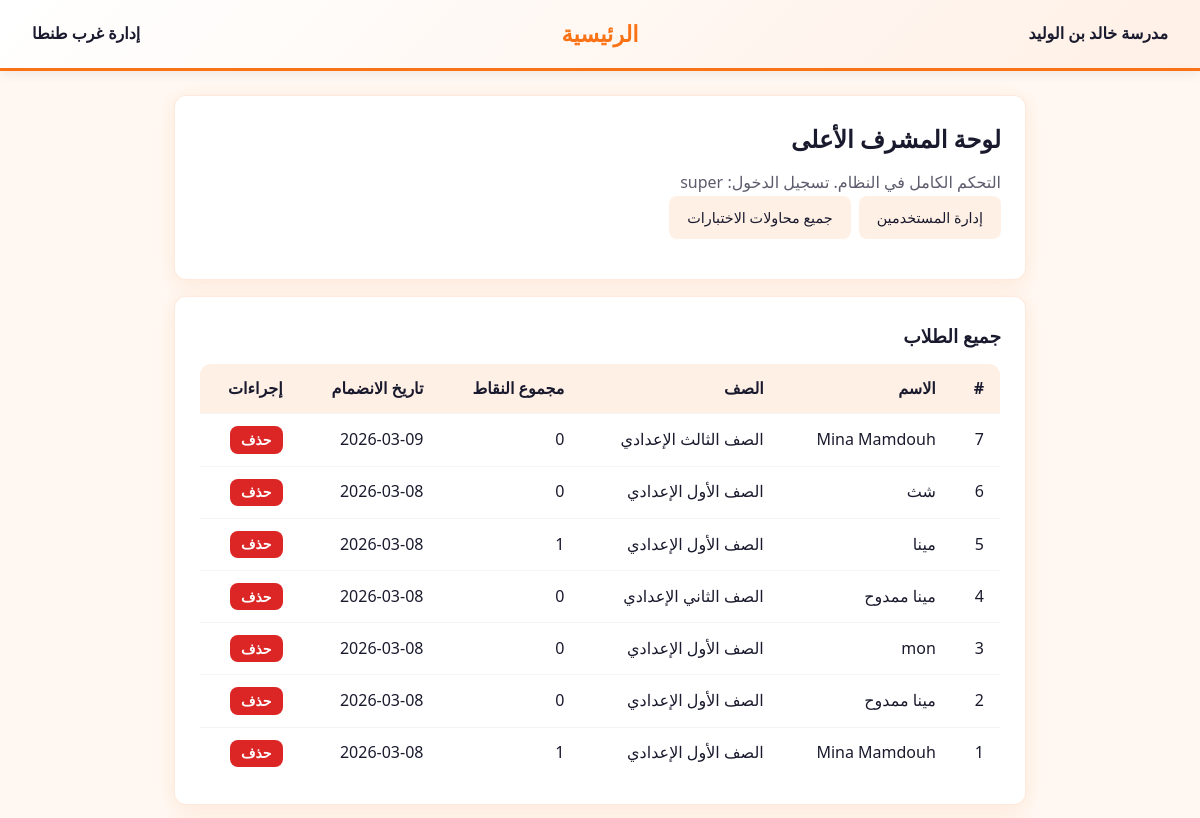
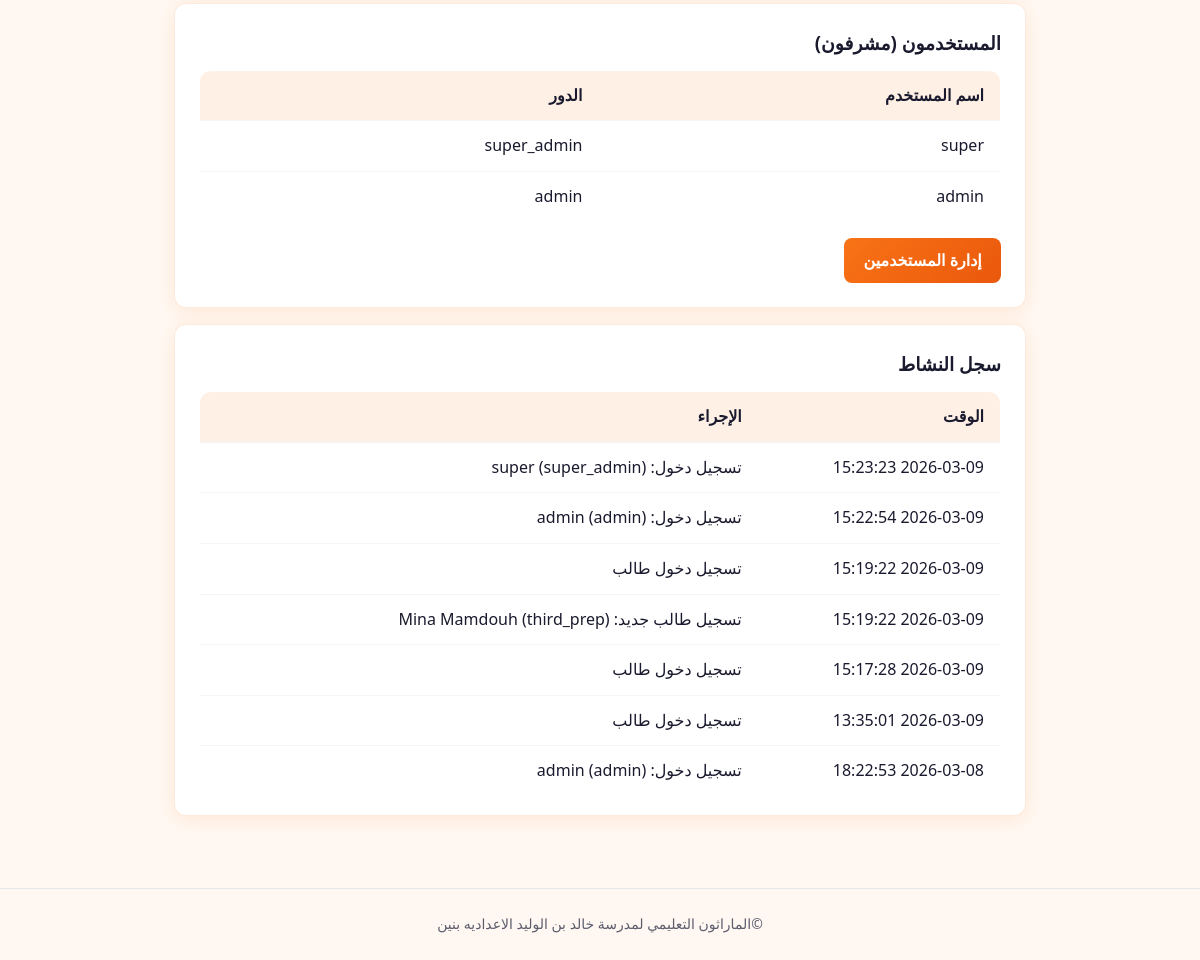
/admin/super (signed in), run on the app's committed database (2 pictures, top to bottom).
### models.py (models this page shows, shortened)
class User(UserMixin, db.Model):
    __tablename__ = "users"
    id = db.Column(db.Integer, primary_key=True)
    username = db.Column(db.String(80), unique=True, nullable=False)
    password = db.Column(db.String(256), nullable=False)
    role = db.Column(db.String(20), nullable=False)  # admin or super_admin

class Student(db.Model):
    __tablename__ = "students"
    id = db.Column(db.Integer, primary_key=True)
    name = db.Column(db.String(120), nullable=False)
    grade = db.Column(db.String(50), nullable=False)
    total_points = db.Column(db.Integer, default=0)
    created_at = db.Column(db.DateTime, default=datetime.utcnow)
    answers = db.relationship("Answer", backref="student", lazy="dynamic", cascade="all, delete-orphan")
    __table_args__ = (db.Index("ix_students_grade", "grade"),)

class Log(db.Model):
    __tablename__ = "logs"
    id = db.Column(db.Integer, primary_key=True)
    user_type = db.Column(db.String(20), nullable=False, default="system")  # student, admin, super_admin, system
    action = db.Column(db.String(500), nullable=False)
    timestamp = db.Column(db.DateTime, default=datetime.utcnow)
    __table_args__ = (db.Index("ix_logs_timestamp", "timestamp"),)

### app.py (the view)
@app.route("/admin/super")
@super_admin_required
def super_admin_dashboard():
    user = User.query.get_or_404(session["user_id"])
    students = Student.query.order_by(Student.created_at.desc()).all()
    users = User.query.all()
    logs = Log.query.order_by(Log.timestamp.desc()).limit(200).all()
    return render_template("super_admin_dashboard.html", user=user, students=students, users=users, logs=logs, grades=GRADES)

### app.py (called while the page is built)
@login_manager.user_loader
def load_user(user_id):
    return db.session.get(User, int(user_id))

### auth.py (called while the page is built)
def super_admin_required(f):
    @wraps(f)
    def decorated(*args, **kwargs):
        if "user_id" not in session:
            flash("الرجاء تسجيل الدخول.", "warning")
            return redirect(url_for("admin_login"))
        user = db.session.get(User, session["user_id"])
        if not user or user.role != "super_admin":
            flash("صلاحيات المشرف الأعلى مطلوبة.", "danger")
            return redirect(url_for("admin_dashboard"))
        return f(*args, **kwargs)
    return decorated

### templates/super_admin_dashboard.html (shortened to what this page needs)
{% extends "base.html" %}
{% block content %}
<div class="card">
    <h2>لوحة المشرف الأعلى</h2>
    <p class="text-muted">التحكم الكامل في النظام. تسجيل الدخول: {{ user.username }}</p>
    <div class="admin-menu">
        <a href="{{ url_for('super_admin_admins') }}">إدارة المستخدمين</a>
        <a href="{{ url_for('super_admin_attempts') }}">جميع محاولات الاختبارات</a>
    </div>
</div>
<div class="card">
    <h3>جميع الطلاب</h3>
    {% if students %}
    <div class="table-wrap">
        <table>
            <thead>
                <tr>
                    <th>#</th>
                    <th>الاسم</th>
                    <th>الصف</th>
                    <th>مجموع النقاط</th>
                    <th>تاريخ الانضمام</th>
                    <th>إجراءات</th>
                </tr>
            </thead>
            <tbody>
                {% for s in students %}
                <tr>
                    <td>{{ s.id }}</td>
                    <td>{{ s.name }}</td>
                    <td>{% for g in grades %}{% if g[0] == s.grade %}{{ g[1] }}{% endif %}{% endfor %}</td>
                    <td>{{ s.total_points }}</td>
                    <td>{{ s.created_at.strftime('%Y-%m-%d') if s.created_at else '—' }}</td>
                    <td>
                        <form method="post" action="{{ url_for('super_admin_student_delete', student_id=s.id) }}" style="display:inline;" onsubmit="return confirm('حذف الطالب «{{ s.name }}»؟ سيتم حذف كل نتائجه أيضاً.');">
                            <button type="submit" class="btn btn-sm btn-danger">حذف</button>
                        </form>
                    </td>
                </tr>
                {% endfor %}
            </tbody>
        </table>
    </div>
    {% else %}
    <p class="text-muted">لا يوجد طلاب.</p>
    {% endif %}
</div>
<div class="card">
    <h3>المستخدمون (مشرفون)</h3>
    {% if users %}
    <table>
        <thead>
            <tr>
                <th>اسم المستخدم</th>
                <th>الدور</th>
            </tr>
        </thead>
        <tbody>
            {% for u in users %}
            <tr>
                <td>{{ u.username }}</td>
                <td>{{ u.role }}</td>
            </tr>
            {% endfor %}
        </tbody>
    </table>
    {% endif %}
    <a href="{{ url_for('super_admin_admins') }}" class="btn btn-primary mt-2">إدارة المستخدمين</a>
</div>
<div class="card">
    <h3>سجل النشاط</h3>
    {% if logs %}
    <div class="table-wrap logs-wrap">
        <table>
            <thead>
                <tr>
                    <th>الوقت</th>
                    <th>الإجراء</th>
                </tr>
            </thead>
            <tbody>
                {% for log in logs %}
                <tr>
                    <td>{{ log.timestamp.strftime('%Y-%m-%d %H:%M:%S') if log.timestamp else '—' }}</td>
                    <td>{{ log.action }}</td>
                </tr>
                {% endfor %}
            </tbody>
        </table>
    </div>
    {% else %}
    <p class="text-muted">لا يوجد سجل بعد.</p>
    {% endif %}
</div>
{% endblock %}

### static/css/style.css (style rules this page uses)
:root { --bg: #fff8f2; --surface: #ffffff; --surface2: #fff0e6; --surface3: #e8f4fc; --text: #1a1a2e; --text-muted: #5c5c6d; --accent: #f97316; --accent-hover: #ea580c; --accent-blue: #2563eb; --accent-blue-light: #dbeafe; --success: #16a34a; --danger: #dc2626; --warning: #ca8a04; --radius: 12px; --shadow: 0 2px 12px rgba(0,0,0,0.08); --shadow-card: 0 4px 20px rgba(249, 115, 22, 0.12); }
* { box-sizing: border-box; margin: 0; padding: 0; }
body { font-family: 'Segoe UI', 'Tahoma', 'Arial', sans-serif; background: var(--bg); color: var(--text); min-height: 100vh; line-height: 1.6; direction: rtl; text-align: right; }
.card { background: var(--surface); border-radius: var(--radius); padding: 1.5rem; margin-bottom: 1rem; box-shadow: var(--shadow-card); border: 1px solid rgba(249, 115, 22, 0.15); }
.card h1, .card h2, .card h3 { margin-bottom: 0.75rem; color: var(--text); }
.btn { display: inline-block; padding: 0.6rem 1.2rem; border-radius: 8px; font-weight: 600; text-decoration: none; border: none; cursor: pointer; font-size: 1rem; transition: background 0.2s, transform 0.1s; }
.btn-primary { background: linear-gradient(135deg, var(--accent) 0%, #ea580c 100%); color: #fff; }
.btn-danger { background: var(--danger); color: #fff; }
.btn-sm { padding: 0.35rem 0.7rem; font-size: 0.875rem; }
table { width: 100%; border-collapse: collapse; background: var(--surface); border-radius: var(--radius); overflow: hidden; border: 1px solid #e5e7eb; }
th, td { padding: 0.75rem 1rem; text-align: right; border-bottom: 1px solid #f3f4f6; }
th { background: var(--surface2); font-weight: 600; color: var(--text); }
tr:last-child td { border-bottom: none; }
.admin-menu { display: flex; gap: 0.5rem; flex-wrap: wrap; margin-bottom: 1rem; }
.admin-menu a { padding: 0.5rem 1rem; background: var(--surface2); color: var(--text); text-decoration: none; border-radius: 8px; font-size: 0.9rem; border: 2px solid transparent; }
.text-muted { color: var(--text-muted); }
.mt-2 { margin-top: 1rem; }
.table-wrap { overflow-x: auto; }
.logs-wrap { max-height: 400px; overflow-y: auto; }

### data on the page
User: username "super", role "super_admin"
Student: id "7", name "Mina Mamdouh", g "الصف الثالث الإعدادي", total_points "0", created_at "2026-03-09"
Student: id "6", name "شث", g "الصف الأول الإعدادي", total_points "0", created_at "2026-03-08"
Student: id "5", name "مينا", g "الصف الأول الإعدادي", total_points "1", created_at "2026-03-08"
Student: id "4", name "مينا ممدوح", g "الصف الثاني الإعدادي", total_points "0", created_at "2026-03-08"
Student: id "3", name "mon", g "الصف الأول الإعدادي", total_points "0", created_at "2026-03-08"
Student: id "2", name "مينا ممدوح", g "الصف الأول الإعدادي", total_points "0", created_at "2026-03-08"
Student: id "1", name "Mina Mamdouh", g "الصف الأول الإعدادي", total_points "1", created_at "2026-03-08"
User: username "admin", role "admin"
Log: timestamp "2026-03-09 15:23:23", action "تسجيل دخول: super (super_admin)"
Log: timestamp "2026-03-09 15:22:54", action "تسجيل دخول: admin (admin)"
Log: timestamp "2026-03-09 15:19:22", action "تسجيل دخول طالب"
Log: timestamp "2026-03-09 15:19:22", action "تسجيل طالب جديد: Mina Mamdouh (third_prep)"
Log: timestamp "2026-03-09 15:17:28", action "تسجيل دخول طالب"
Log: timestamp "2026-03-09 13:35:01", action "تسجيل دخول طالب"
Log: timestamp "2026-03-08 18:22:53", action "تسجيل دخول: admin (admin)"
